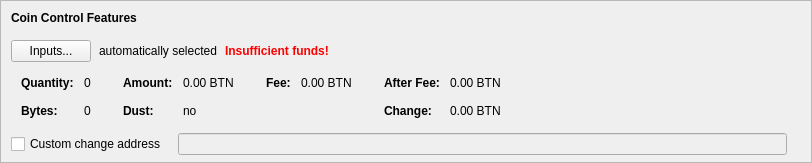
    <widget class="QFrame" name="frameCoinControl">
     <property name="sizePolicy">
      <sizepolicy hsizetype="Expanding" vsizetype="Expanding">
       <horstretch>0</horstretch>
       <verstretch>0</verstretch>
      </sizepolicy>
     </property>
     <property name="maximumSize">
      <size>
       <width>16777215</width>
       <height>16777215</height>
      </size>
     </property>
     <property name="frameShape">
      <enum>QFrame::StyledPanel</enum>
     </property>
     <property name="frameShadow">
      <enum>QFrame::Sunken</enum>
     </property>
     <layout class="QVBoxLayout" name="verticalLayoutCoinControl2">
      <property name="spacing">
       <number>0</number>
      </property>
      <property name="leftMargin">
       <number>0</number>
      </property>
      <property name="topMargin">
       <number>0</number>
      </property>
      <property name="rightMargin">
       <number>0</number>
      </property>
      <property name="bottomMargin">
       <number>6</number>
      </property>
      <item>
       <layout class="QVBoxLayout" name="verticalLayoutCoinControl" stretch="0,0,0,0,1">
        <property name="spacing">
         <number>0</number>
        </property>
        <property name="leftMargin">
         <number>10</number>
        </property>
        <property name="topMargin">
         <number>10</number>
        </property>
        <item>
         <layout class="QHBoxLayout" name="horizontalLayoutCoinControl1">
          <property name="bottomMargin">
           <number>15</number>
          </property>
          <item>
           <widget class="QLabel" name="labelCoinControlFeatures">
            <property name="sizePolicy">
             <sizepolicy hsizetype="Preferred" vsizetype="Maximum">
              <horstretch>0</horstretch>
              <verstretch>0</verstretch>
             </sizepolicy>
            </property>
            <property name="font">
             <font>
              <weight>75</weight>
              <bold>true</bold>
             </font>
            </property>
            <property name="styleSheet">
             <string notr="true">font-weight:bold;</string>
            </property>
            <property name="text">
             <string>Coin Control Features</string>
            </property>
           </widget>
          </item>
         </layout>
        </item>
        <item>
         <layout class="QHBoxLayout" name="horizontalLayoutCoinControl2" stretch="0,0,0,0">
          <property name="spacing">
           <number>8</number>
          </property>
          <property name="bottomMargin">
           <number>10</number>
          </property>
          <item>
           <widget class="QPushButton" name="pushButtonCoinControl">
            <property name="styleSheet">
             <string notr="true"/>
            </property>
            <property name="text">
             <string>Inputs...</string>
            </property>
            <property name="autoDefault">
             <bool>false</bool>
            </property>
           </widget>
          </item>
          <item>
           <widget class="QLabel" name="labelCoinControlAutomaticallySelected">
            <property name="text">
             <string>automatically selected</string>
            </property>
            <property name="margin">
             <number>5</number>
            </property>
           </widget>
          </item>
          <item>
           <widget class="QLabel" name="labelCoinControlInsuffFunds">
            <property name="font">
             <font>
              <weight>75</weight>
              <bold>true</bold>
             </font>
            </property>
            <property name="styleSheet">
             <string notr="true">color:red;font-weight:bold;</string>
            </property>
            <property name="text">
             <string>Insufficient funds!</string>
            </property>
            <property name="margin">
             <number>5</number>
            </property>
           </widget>
          </item>
          <item>
           <spacer name="horizontalSpacerCoinControl">
            <property name="orientation">
             <enum>Qt::Horizontal</enum>
            </property>
            <property name="sizeHint" stdset="0">
             <size>
              <width>40</width>
              <height>1</height>
             </size>
            </property>
           </spacer>
          </item>
         </layout>
        </item>
        <item>
         <widget class="QWidget" name="widgetCoinControl" native="true">
          <property name="sizePolicy">
           <sizepolicy hsizetype="Preferred" vsizetype="Preferred">
            <horstretch>0</horstretch>
            <verstretch>0</verstretch>
           </sizepolicy>
          </property>
          <property name="minimumSize">
           <size>
            <width>0</width>
            <height>0</height>
           </size>
          </property>
          <property name="styleSheet">
           <string notr="true"/>
          </property>
          <layout class="QHBoxLayout" name="horizontalLayoutCoinControl5">
           <property name="leftMargin">
            <number>0</number>
           </property>
           <property name="topMargin">
            <number>0</number>
           </property>
           <property name="rightMargin">
            <number>0</number>
           </property>
           <property name="bottomMargin">
            <number>0</number>
           </property>
           <item>
            <layout class="QHBoxLayout" name="horizontalLayoutCoinControl3" stretch="0,0,0,1">
             <property name="spacing">
              <number>20</number>
             </property>
             <property name="topMargin">
              <number>0</number>
             </property>
             <property name="bottomMargin">
              <number>10</number>
             </property>
             <item>
              <layout class="QFormLayout" name="formLayoutCoinControl1">
               <property name="horizontalSpacing">
                <number>10</number>
               </property>
               <property name="verticalSpacing">
                <number>14</number>
               </property>
               <property name="leftMargin">
                <number>10</number>
               </property>
               <property name="topMargin">
                <number>4</number>
               </property>
               <property name="rightMargin">
                <number>6</number>
               </property>
               <item row="0" column="0">
                <widget class="QLabel" name="labelCoinControlQuantityText">
                 <property name="font">
                  <font>
                   <weight>75</weight>
                   <bold>true</bold>
                  </font>
                 </property>
                 <property name="text">
                  <string>Quantity:</string>
                 </property>
                 <property name="margin">
                  <number>0</number>
                 </property>
                </widget>
               </item>
               <item row="0" column="1">
                <widget class="QLabel" name="labelCoinControlQuantity">
                 <property name="cursor">
                  <cursorShape>IBeamCursor</cursorShape>
                 </property>
                 <property name="contextMenuPolicy">
                  <enum>Qt::ActionsContextMenu</enum>
                 </property>
                 <property name="text">
                  <string notr="true">0</string>
                 </property>
                 <property name="margin">
                  <number>0</number>
                 </property>
                 <property name="textInteractionFlags">
                  <set>Qt::LinksAccessibleByMouse|Qt::TextSelectableByKeyboard|Qt::TextSelectableByMouse</set>
                 </property>
                </widget>
               </item>
               <item row="1" column="0">
                <widget class="QLabel" name="labelCoinControlBytesText">
                 <property name="font">
                  <font>
                   <weight>75</weight>
                   <bold>true</bold>
                  </font>
                 </property>
                 <property name="text">
                  <string>Bytes:</string>
                 </property>
                </widget>
               </item>
               <item row="1" column="1">
                <widget class="QLabel" name="labelCoinControlBytes">
                 <property name="cursor">
                  <cursorShape>IBeamCursor</cursorShape>
                 </property>
                 <property name="contextMenuPolicy">
                  <enum>Qt::ActionsContextMenu</enum>
                 </property>
                 <property name="text">
                  <string notr="true">0</string>
                 </property>
                 <property name="textInteractionFlags">
                  <set>Qt::LinksAccessibleByMouse|Qt::TextSelectableByKeyboard|Qt::TextSelectableByMouse</set>
                 </property>
                </widget>
               </item>
              </layout>
             </item>
             <item>
              <layout class="QFormLayout" name="formLayoutCoinControl2">
               <property name="horizontalSpacing">
                <number>10</number>
               </property>
               <property name="verticalSpacing">
                <number>14</number>
               </property>
               <property name="leftMargin">
                <number>6</number>
               </property>
               <property name="topMargin">
                <number>4</number>
               </property>
               <property name="rightMargin">
                <number>6</number>
               </property>
               <item row="0" column="0">
                <widget class="QLabel" name="labelCoinControlAmountText">
                 <property name="font">
                  <font>
                   <weight>75</weight>
                   <bold>true</bold>
                  </font>
                 </property>
                 <property name="text">
                  <string>Amount:</string>
                 </property>
                 <property name="margin">
                  <number>0</number>
                 </property>
                </widget>
               </item>
               <item row="0" column="1">
                <widget class="QLabel" name="labelCoinControlAmount">
                 <property name="cursor">
                  <cursorShape>IBeamCursor</cursorShape>
                 </property>
                 <property name="contextMenuPolicy">
                  <enum>Qt::ActionsContextMenu</enum>
                 </property>
                 <property name="text">
                  <string notr="true">0.00 BTN</string>
                 </property>
                 <property name="textInteractionFlags">
                  <set>Qt::LinksAccessibleByMouse|Qt::TextSelectableByKeyboard|Qt::TextSelectableByMouse</set>
                 </property>
                </widget>
               </item>
               <item row="1" column="0">
                <widget class="QLabel" name="labelCoinControlLowOutputText">
                 <property name="font">
                  <font>
                   <weight>75</weight>
                   <bold>true</bold>
                  </font>
                 </property>
                 <property name="text">
                  <string>Dust:</string>
                 </property>
                </widget>
               </item>
               <item row="1" column="1">
                <widget class="QLabel" name="labelCoinControlLowOutput">
                 <property name="cursor">
                  <cursorShape>IBeamCursor</cursorShape>
                 </property>
                 <property name="contextMenuPolicy">
                  <enum>Qt::ActionsContextMenu</enum>
                 </property>
                 <property name="text">
                  <string notr="true">no</string>
                 </property>
                 <property name="textInteractionFlags">
                  <set>Qt::LinksAccessibleByMouse|Qt::TextSelectableByKeyboard|Qt::TextSelectableByMouse</set>
                 </property>
                </widget>
               </item>
              </layout>
             </item>
             <item>
              <layout class="QFormLayout" name="formLayoutCoinControl3">
               <property name="horizontalSpacing">
                <number>10</number>
               </property>
               <property name="verticalSpacing">
                <number>14</number>
               </property>
               <property name="leftMargin">
                <number>6</number>
               </property>
               <property name="topMargin">
                <number>4</number>
               </property>
               <property name="rightMargin">
                <number>6</number>
               </property>
               <item row="0" column="0">
                <widget class="QLabel" name="labelCoinControlFeeText">
                 <property name="font">
                  <font>
                   <weight>75</weight>
                   <bold>true</bold>
                  </font>
                 </property>
                 <property name="text">
                  <string>Fee:</string>
                 </property>
                 <property name="margin">
                  <number>0</number>
                 </property>
                </widget>
               </item>
               <item row="0" column="1">
                <widget class="QLabel" name="labelCoinControlFee">
                 <property name="cursor">
                  <cursorShape>IBeamCursor</cursorShape>
                 </property>
                 <property name="contextMenuPolicy">
                  <enum>Qt::ActionsContextMenu</enum>
                 </property>
                 <property name="text">
                  <string notr="true">0.00 BTN</string>
                 </property>
                 <property name="textInteractionFlags">
                  <set>Qt::LinksAccessibleByMouse|Qt::TextSelectableByKeyboard|Qt::TextSelectableByMouse</set>
                 </property>
                </widget>
               </item>
              </layout>
             </item>
             <item>
              <layout class="QFormLayout" name="formLayoutCoinControl4">
               <property name="horizontalSpacing">
                <number>10</number>
               </property>
               <property name="verticalSpacing">
                <number>14</number>
               </property>
               <property name="leftMargin">
                <number>6</number>
               </property>
               <property name="topMargin">
                <number>4</number>
               </property>
               <property name="rightMargin">
                <number>6</number>
               </property>
               <item row="0" column="0">
                <widget class="QLabel" name="labelCoinControlAfterFeeText">
                 <property name="font">
                  <font>
                   <weight>75</weight>
                   <bold>true</bold>
                  </font>
                 </property>
                 <property name="text">
                  <string>After Fee:</string>
                 </property>
                 <property name="margin">
                  <number>0</number>
                 </property>
                </widget>
               </item>
               <item row="0" column="1">
                <widget class="QLabel" name="labelCoinControlAfterFee">
                 <property name="cursor">
                  <cursorShape>IBeamCursor</cursorShape>
                 </property>
                 <property name="contextMenuPolicy">
                  <enum>Qt::ActionsContextMenu</enum>
                 </property>
                 <property name="text">
                  <string notr="true">0.00 BTN</string>
                 </property>
                 <property name="textInteractionFlags">
                  <set>Qt::LinksAccessibleByMouse|Qt::TextSelectableByKeyboard|Qt::TextSelectableByMouse</set>
                 </property>
                </widget>
               </item>
               <item row="1" column="0">
                <widget class="QLabel" name="labelCoinControlChangeText">
                 <property name="font">
                  <font>
                   <weight>75</weight>
                   <bold>true</bold>
                  </font>
                 </property>
                 <property name="text">
                  <string>Change:</string>
                 </property>
                </widget>
               </item>
               <item row="1" column="1">
                <widget class="QLabel" name="labelCoinControlChange">
                 <property name="cursor">
                  <cursorShape>IBeamCursor</cursorShape>
                 </property>
                 <property name="contextMenuPolicy">
                  <enum>Qt::ActionsContextMenu</enum>
                 </property>
                 <property name="text">
                  <string notr="true">0.00 BTN</string>
                 </property>
                 <property name="textInteractionFlags">
                  <set>Qt::LinksAccessibleByMouse|Qt::TextSelectableByKeyboard|Qt::TextSelectableByMouse</set>
                 </property>
                </widget>
               </item>
              </layout>
             </item>
            </layout>
           </item>
          </layout>
         </widget>
        </item>
        <item>
         <layout class="QHBoxLayout" name="horizontalLayoutCoinControl4" stretch="0,0,0">
          <property name="spacing">
           <number>12</number>
          </property>
          <property name="sizeConstraint">
           <enum>QLayout::SetDefaultConstraint</enum>
          </property>
          <property name="topMargin">
           <number>5</number>
          </property>
          <property name="rightMargin">
           <number>5</number>
          </property>
          <item>
           <widget class="QCheckBox" name="checkBoxCoinControlChange">
            <property name="toolTip">
             <string>If this is activated, but the change address is empty or invalid, change will be sent to a newly generated address.</string>
            </property>
            <property name="text">
             <string>Custom change address</string>
            </property>
           </widget>
          </item>
          <item>
           <widget class="QValidatedLineEdit" name="lineEditCoinControlChange">
            <property name="enabled">
             <bool>false</bool>
            </property>
            <property name="sizePolicy">
             <sizepolicy hsizetype="Expanding" vsizetype="Fixed">
              <horstretch>0</horstretch>
              <verstretch>0</verstretch>
             </sizepolicy>
            </property>
           </widget>
          </item>
          <item>
           <widget class="QLabel" name="labelCoinControlChangeLabel">
            <property name="sizePolicy">
             <sizepolicy hsizetype="Preferred" vsizetype="Expanding">
              <horstretch>0</horstretch>
              <verstretch>0</verstretch>
             </sizepolicy>
            </property>
            <property name="minimumSize">
             <size>
              <width>0</width>
              <height>0</height>
             </size>
            </property>
            <property name="text">
             <string/>
            </property>
            <property name="margin">
             <number>3</number>
            </property>
           </widget>
          </item>
         </layout>
        </item>
        <item>
         <spacer name="verticalSpacerCoinControl">
          <property name="orientation">
           <enum>Qt::Vertical</enum>
          </property>
          <property name="sizeHint" stdset="0">
           <size>
            <width>800</width>
            <height>1</height>
           </size>
          </property>
         </spacer>
        </item>
       </layout>
      </item>
     </layout>
    </widget>
